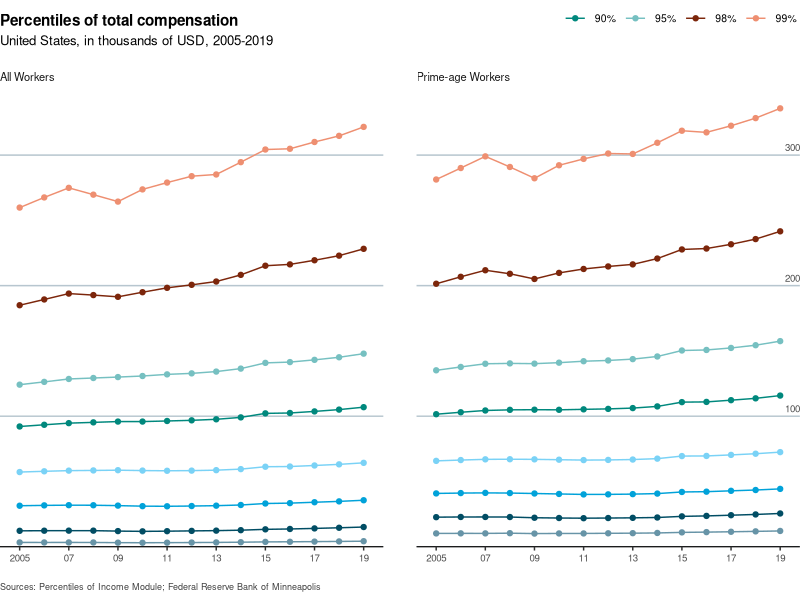
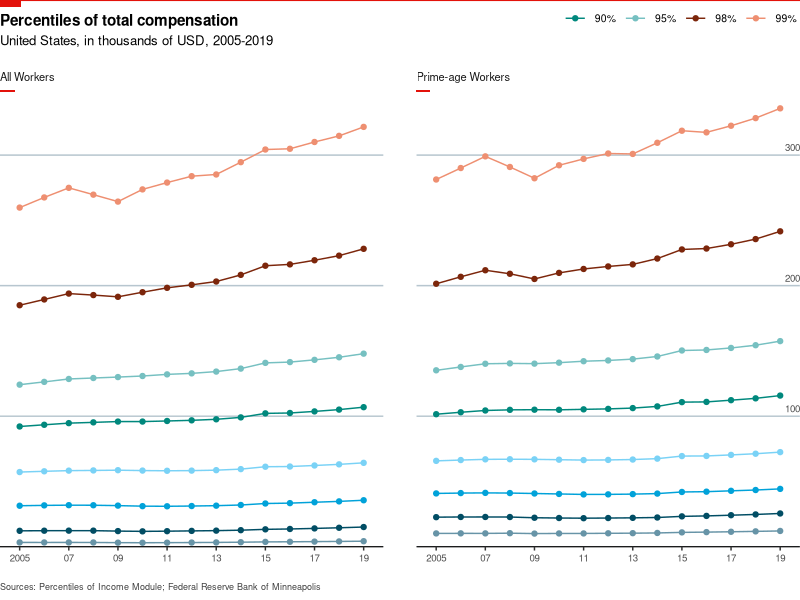

These figures' R source, in order:
# -----------------------------------------------------------
# Script Name: 01_pctl_of_income_US_lineplot
# Purpose: This script is used to draw
# the percentile of income from 2005 to 2019
# -----------------------------------------------------------

# load packages------------------------------------------------
library(ggplot2)
library(ggthemes)
library(grid)

# load data------------------------------------------------
df = read.csv("data/derived/01_pctl_of_income_US.csv")

# drawing the line plot------------------------------------------------
p = ggplot(df) + 
  geom_line(aes(x = year, y = value, col = Percentile)) + ## add line
  geom_point(aes(x = year, y = value, col = Percentile)) + ## add point
  facet_wrap(~ samp) + ## facet by `samp` variable
  ## add title, subtitle, caption and axis titles
  labs(title = "Percentiles of total compensation",
       subtitle = "United States, in thousands of USD, 2005-2019",
       x = "", y = "",
       caption = "Sources: Percentiles of Income Module; Federal Reserve Bank of Minneapolis") +
  ## adjust texts and breaks in x-axis and y-axis
  scale_x_continuous(expand = c(0, 0.8), 
                     breaks = seq(2005, 2020, 2),
                     labels = c("2005", "07", "09", "11", 
                               "13", "15", "17", "19")) + 
  scale_y_continuous(position = "right",
                     expand = c(0, 0),
                     limits = c(0, 345000),
                     breaks = seq(0, 340000, 100000),
                     labels = c("", "100", "200", "300")) + 
  ## change line colour
  scale_colour_economist() + 
  theme(
    ## set plot margin
    plot.margin = margin(t = 0, r = -43, b = 0, l = 0, unit = "pt"),
    
    ## remove background colour
    plot.background = element_rect(fill = "white"),
    
    ## adjust panel title and relative space
    strip.background = element_rect(color = NA, fill = NA), 
    strip.placement = "outside",
    strip.text = element_text(size = 8, margin = margin(6, 0, 10, 0), 
                              hjust = 0, family = "sans"),
    strip.clip = "off",
    
    ## adjust space between panels 
    ## remove background colour
    ## remove unnecessary grid line and adjust grid line 
    panel.spacing.x = unit(24, "pt"),
    panel.background = element_rect(fill = "white"),
    panel.grid.major.x = element_blank(),
    panel.grid.minor.x = element_blank(),
    panel.grid.major.y = element_line(color = "#B7C6CF", linewidth = unit(.5, "pt")),
    panel.grid.minor.y = element_blank(),
    
    ## adjust legend
    ## remove background colour, text size, 
    ## remove title, change position and adjust space
    legend.background = element_blank(), 
    legend.text = element_text(size = 7.5, family = "sans"),
    legend.title = element_blank(),
    legend.key = element_blank(),
    legend.position = c(.85, 1.2),
    legend.spacing.x = unit(2.5, "pt"),
    legend.spacing.y = unit(1, "pt"),
    
    ## adjust axis text size, axis line colour and y-axis title 
    axis.text.x = element_text(size = 7, family = "sans"),
    axis.line.x  = element_line(color = "black", linewidth = unit(.4, "pt")),
    axis.ticks.y = element_blank(),
    axis.text.y.right = element_text(hjust = -1.2, vjust = -.5, 
                                     size = 7, family = "sans"),
    
    ## adjust title/subtitle/caption size, position, face, colour and space
    plot.title.position = "plot",
    plot.title = element_text(size = 11, hjust = 0, face = "bold", 
                              family = "sans",
                              margin = margin(10, 0, 3, 0, "pt")),
    plot.subtitle = element_text(size = 9.5, hjust = 0, family = "sans",
                                 margin = margin(1, 0, 10, 0)),
    plot.caption = element_text(hjust = 0, vjust = 5, size = 6.5, colour = "#404040")) +
  # make legend become 2 rows
  guides(colour = guide_legend(nrow = 2, byrow = TRUE)) 

# Generate a ggplot2 plot grob
p_grob = ggplotGrob(p)

# open device to save plot------------------------------------------------
png("outputs/01_pctl_of_income_US/01_pctl_of_income_US_lineplot.png", 
    width = 7.3, height = 4.3, units = "in",
    res = 300)
## draw the grob
grid.draw(p_grob)
## add rotated tag
grid.lines(x = c(0, 1), y = 1, gp = gpar(col = "#E3120B", 
                                         lwd = unit(2, "points"))) 
grid.rect(x = unit(0, "npc"), y = 1, 
          width = unit(15, "points"), height = unit(5, "points"), 
          just = c("left", "top"),
          gp = gpar(fill = "#E3120B", lwd = 0))
## add marker for panels
grid.rect(x = 0, y = unit(.85, "npc"),
          width = unit(11, "points"), height = unit(1.3, "points"), 
          just = c("left", "top"),
          gp = gpar(fill = "#E3120B", lwd = 0))
grid.rect(x = unit(0.5, "npc") + unit(32.5, "points"), y = unit(.85, "npc"),
          width = unit(10.5, "points"), height = unit(1.3, "points"), 2, 
          just = c("left", "top"),
          gp = gpar(fill = "#E3120B", lwd = 0))
# Close the device
dev.off()


